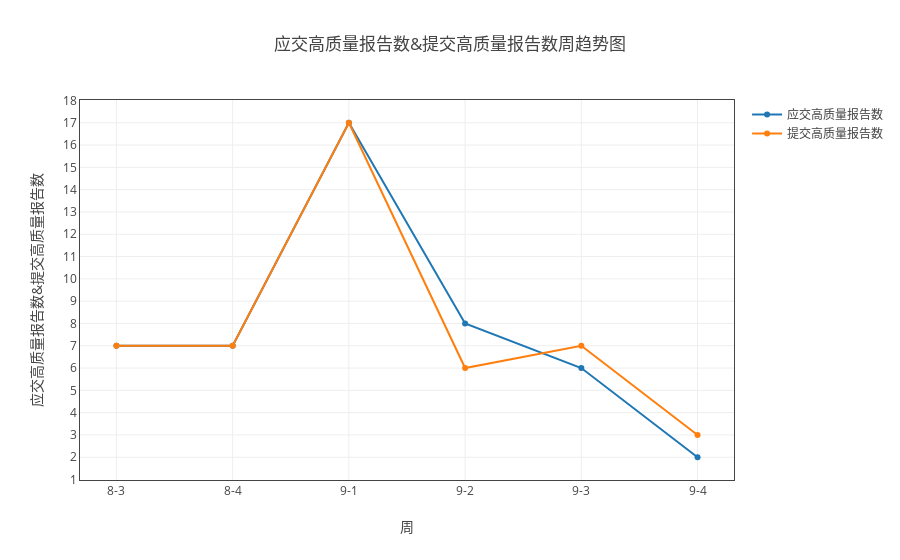

Here is the notebook cell this chart was saved with:
### Markdown cell above
#### 应交高质量报告数和提交高质量报告数

### Code cell
ss=myModule.format(all_dict ,"日期" ,['应交高质量报告数','提交高质量报告数'])
tt = myModule.myPlot(ss.groupby('sum'))
tt.plot('line')

### Figure 1 — Plotly figure (JSON) as saved in the notebook; plotly's stock layout.template omitted (floating-point values rounded to 4 significant figures)
{"data": [{"name": "应交高质量报告数", "type": "scatter", "uid": "468b0c90-cb6f-11e8-81f2-509a4c0f1ffc", "x": ["8-3", "8-4", "9-1", "9-2", "9-3", "9-4"], "y": [7, 7, 17, 8, 6, 2]}, {"name": "提交高质量报告数", "type": "scatter", "uid": "468b0c91-cb6f-11e8-8d10-509a4c0f1ffc", "x": ["8-3", "8-4", "9-1", "9-2", "9-3", "9-4"], "y": [7, 7, 17, 6, 7, 3]}], "layout": {"title": "应交高质量报告数&提交高质量报告数周趋势图", "xaxis": {"mirror": "all", "nticks": 20, "showgrid": true, "showline": true, "title": "周", "zeroline": true}, "yaxis": {"mirror": "all", "nticks": 20, "showgrid": true, "showline": true, "title": "应交高质量报告数&提交高质量报告数", "zeroline": true}}}
